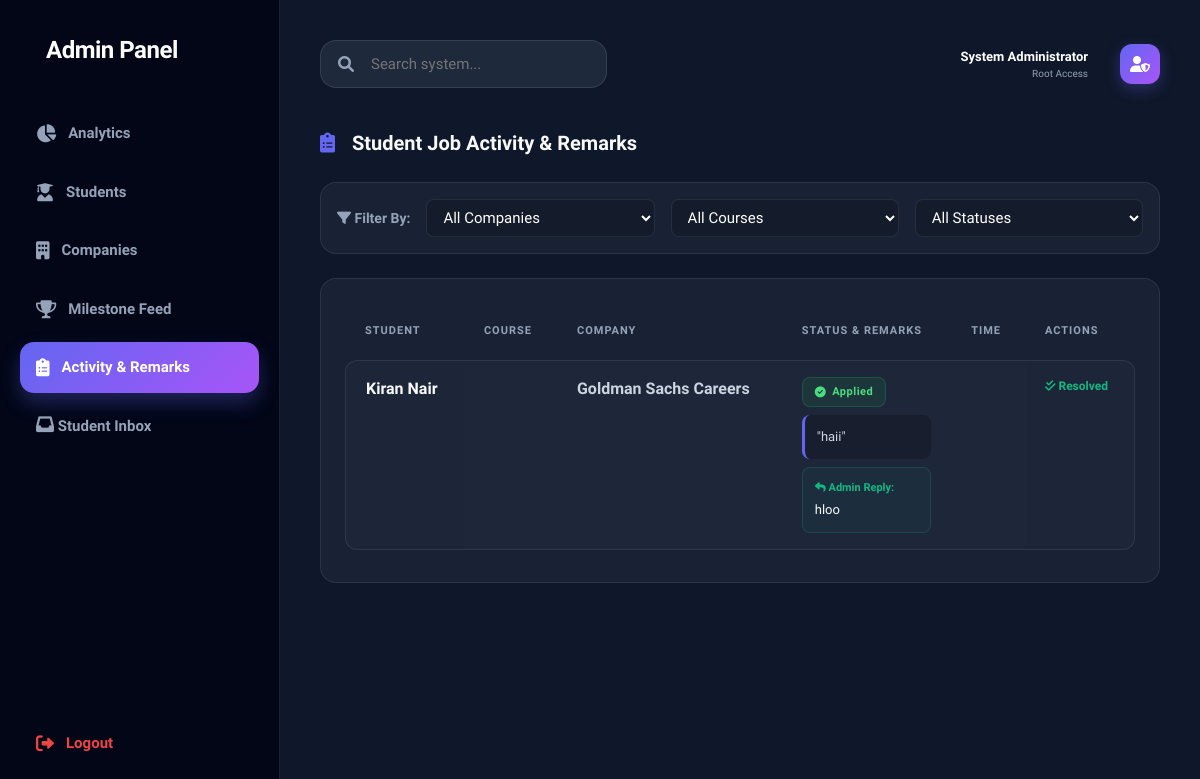
The app's page /admin_job_activity (signed in) with its own data.
### tables this page shows
CREATE TABLE job_remarks (
            id INTEGER PRIMARY KEY AUTOINCREMENT,
            student_id INTEGER NOT NULL,
            company_id INTEGER NOT NULL,
            status TEXT NOT NULL,
            message TEXT,
            is_resolved INTEGER DEFAULT 0,
            timestamp TIMESTAMP DEFAULT CURRENT_TIMESTAMP, admin_reply TEXT,
            FOREIGN KEY (student_id) REFERENCES students(id),
            FOREIGN KEY (company_id) REFERENCES companies(id)
        );

CREATE TABLE students (
            id INTEGER PRIMARY KEY AUTOINCREMENT,
            name TEXT NOT NULL,
            roll_number TEXT UNIQUE NOT NULL,
            password TEXT NOT NULL,
            course TEXT NOT NULL,
            section TEXT NOT NULL
        , photo TEXT, phone TEXT, email TEXT, cgpa REAL, current_sem_percentage REAL, current_sem TEXT, sslc_percentage REAL, puc_percentage REAL);

CREATE TABLE companies (
            id INTEGER PRIMARY KEY AUTOINCREMENT,
            name TEXT NOT NULL,
            url TEXT NOT NULL,
            about TEXT NOT NULL
        , end_date TEXT, reminder_sent INTEGER DEFAULT 0);

### app.py (the view)
@app.route('/admin_job_activity')
def admin_job_activity():
    if 'admin' not in session:
        return redirect(url_for('login'))
    conn = get_db()
    conn.row_factory = sqlite3.Row
    cur = conn.cursor()
    cur.execute("PRAGMA table_info(job_remarks)")
    columns = [col['name'] for col in cur.fetchall()]
    if 'is_resolved' not in columns:
        cur.execute("ALTER TABLE job_remarks ADD COLUMN is_resolved INTEGER DEFAULT 0")
        conn.commit()
    cur.execute("""
        SELECT jr.*, s.name as student_name, c.name as company_name
        FROM job_remarks jr
        JOIN students s ON jr.student_id = s.id
        JOIN companies c ON jr.company_id = c.id
        ORDER BY jr.id DESC
    """)
    remarks = cur.fetchall()
    cur.execute("SELECT name FROM companies")
    companies = [r['name'] for r in cur.fetchall()]
    cur.execute("SELECT DISTINCT course FROM students")
    courses = [r['course'] for r in cur.fetchall() if r['course']]
    conn.close()
    return render_template('admin_job_activity.html', remarks=remarks, companies=companies, courses=courses)

### app.py (called while the page is built)
@app.context_processor
def inject_unread_counts():
    counts = {'admin_unread': 0, 'student_unread': 0}
    try:
        conn = get_db()
        cur = conn.cursor()
        if 'admin' in session:
            cur.execute("SELECT COUNT(*) FROM messages WHERE sender = 'student' AND is_read = 0")
            counts['admin_unread'] = cur.fetchone()[0]
        if 'student_id' in session:
            student_id = session['student_id']
            cur.execute("SELECT COUNT(*) FROM messages WHERE student_id = ? AND sender = 'admin' AND is_read = 0", (student_id,))
            counts['student_unread'] = cur.fetchone()[0]
        conn.close()
    except Exception:
        pass
    return counts

def get_db():
    base_dir = os.path.dirname(os.path.abspath(__file__))
    db_path = os.path.join(base_dir, "database.db")
    conn = sqlite3.connect(db_path)
    conn.row_factory = sqlite3.Row
    return conn

### templates/admin_job_activity.html (shortened to what this page needs)
{% extends 'admin_layout.html' %}
{% set active_page = 'activity' %}
{% block content %}
            <div style="font-size: 20px; font-weight: 700; margin-bottom: 24px;"><i class="fas fa-clipboard-list" style="color: var(--primary-color); margin-right: 12px;"></i> Student Job Activity & Remarks</div>
            <div class="filter-bar">
                <div style="font-size: 14px; font-weight: 600; color: var(--text-muted);"><i class="fas fa-filter"></i> Filter By:</div>
                <select id="filterCompany" class="filter-select" onchange="filterTable()">
                    <option value="">All Companies</option>
                </select>
                <select id="filterCourse" class="filter-select" onchange="filterTable()">
                    <option value="">All Courses</option>
                </select>
                <select id="filterStatus" class="filter-select" onchange="filterTable()">
                    <option value="">All Statuses</option>
                </select>
            </div>
            <div class="chart-container" style="background: var(--glass-bg); padding: 24px; border-radius: 16px; border: 1px solid var(--glass-border);">
                <table class="table-premium" id="activityTable">
                    <thead>
                        <tr>
                            <th>Student</th>
                            <th>Course</th>
                            <th>Company</th>
                            <th>Status & Remarks</th>
                            <th>Time</th>
                            <th>Actions</th>
                        </tr>
                    </thead>
                    <tbody>
                        {% for r in remarks %}
                        <tr data-company="{{ r.company_name }}" data-course="{{ r.course }}" data-status="{{ r.status }}">
                            <td>
                                <div style="font-weight: 600;">{{ r.student_name }}</div>
                            </td>
                            <td>{{ r.course }}</td>
                            <td><strong style="color: #cbd5e1;">{{ r.company_name }}</strong></td>
                            <td style="max-width: 300px;">
                                {% if r.status == 'Opened' %}
                                    <span class="badge-status badge-opened"><i class="fas fa-external-link-alt"></i> Opened Link</span>
                                {% elif r.status == 'Applied' %}
                                    <span class="badge-status badge-applied"><i class="fas fa-check-circle"></i> Applied</span>
                                {% elif r.status == 'Issue' %}
                                    <span class="badge-status badge-issue"><i class="fas fa-exclamation-triangle"></i> Issue Reported</span>
                                {% endif %}
                                {% if r.message %}
                                    <div class="remark-card">
                                        "{{ r.message }}"
                                    </div>
                                {% endif %}
                                {% if r.admin_reply %}
                                    <div class="admin-reply-box">
                                        <div style="font-size: 11px; color: #10b981; font-weight: 700; margin-bottom: 4px;"><i class="fas fa-reply"></i> Admin Reply:</div>
                                        {{ r.admin_reply }}
                                    </div>
                                {% endif %}
                            </td>
                            <td style="color: var(--text-muted); font-size: 12px;">{{ r.time }}</td>
                            <td>
                                <div style="display: flex; flex-direction: column; gap: 8px;">
                                    {% if not r.is_resolved and (r.status == 'Issue' or r.message) %}
                                        <form action="/resolve_remark/{{ r.id }}" method="POST" style="margin: 0;">
                                            <button type="submit" class="btn" style="padding: 6px 12px; font-size: 11px; background: rgba(34, 197, 94, 0.2); border: 1px solid rgba(34, 197, 94, 0.4); color: #4ade80; width: 100%;">Mark Resolved</button>
                                        </form>
                                        <button onclick="openReplyModal({{ r.id }}, '{{ r.student_name|escape }}')" class="btn" style="padding: 6px 12px; font-size: 11px; background: rgba(255,255,255,0.05); border: 1px solid var(--glass-border); width: 100%;">Reply</button>
                                    {% elif r.is_resolved %}
                                        <span style="color: var(--success-color); font-size: 12px; font-weight: 600;"><i class="fas fa-check-double"></i> Resolved</span>
                                    {% endif %}
                                </div>
                            </td>
                        </tr>
                        {% else %}
                        <tr>
                            <td colspan="6" style="text-align: center; color: var(--text-muted); padding: 40px;">No activity records found.</td>
                        </tr>
                        {% endfor %}
                    </tbody>
                </table>
            </div>
        </main>
    </div>
{% endblock %}

### static/style.css (style rules this page uses)
:root { --bg-dark: #0f172a; --bg-card: #1e293b; --bg-sidebar: #020617; --primary-color: #6366f1; --primary-hover: #4f46e5; --accent-color: #a855f7; --success-color: #10b981; --danger-color: #ef4444; --warning-color: #f59e0b; --text-main: #f8fafc; --text-muted: #94a3b8; --border-color: rgba(255, 255, 255, 0.1); --glass-bg: rgba(30, 41, 59, 0.7); --glass-border: rgba(255, 255, 255, 0.08); --shadow-sm: 0 2px 4px rgba(0,0,0,0.1); --shadow-md: 0 4px 12px rgba(0,0,0,0.2); --shadow-lg: 0 20px 40px rgba(0,0,0,0.3); --accent-gradient: linear-gradient(135deg, #6366f1 0%, #a855f7 100%); --surface-gradient: linear-gradient(180deg, rgba(255,255,255,0.03) 0%, rgba(255,255,255,0) 100%); }
* { box-sizing: border-box; margin: 0; padding: 0; }
body { font-family: 'Plus Jakarta Sans', sans-serif; background: var(--bg-dark); color: var(--text-main); min-height: 100vh; overflow-x: hidden; line-height: 1.5; }
input, select, textarea { background: rgba(0, 0, 0, 0.2); border: 1px solid var(--border-color); color: white; padding: 14px 18px; border-radius: 14px; font-family: inherit; font-size: 15px; transition: all 0.3s; width: 100%; }

### templates/admin_job_activity.html (style rules this page uses)
.filter-bar { display: flex; gap: 16px; margin-bottom: 24px; background: var(--glass-bg); padding: 16px; border-radius: 16px; border: 1px solid var(--glass-border); align-items: center; }
.filter-select { background: rgba(0,0,0,0.2); border: 1px solid var(--glass-border); color: white; padding: 8px 12px; border-radius: 8px; outline: none; flex: 1; }
.table-premium { width: 100%; border-collapse: separate; border-spacing: 0 8px; }
.table-premium th { text-align: left; padding: 12px 20px; color: var(--text-muted); font-size: 11px; text-transform: uppercase; letter-spacing: 1px; }
.table-premium tr td { background: rgba(255, 255, 255, 0.02); padding: 16px 20px; border-top: 1px solid var(--glass-border); border-bottom: 1px solid var(--glass-border); vertical-align: top; }
.table-premium tr td:first-child { border-left: 1px solid var(--glass-border); border-top-left-radius: 12px; border-bottom-left-radius: 12px; }
.table-premium tr td:last-child { border-right: 1px solid var(--glass-border); border-top-right-radius: 12px; border-bottom-right-radius: 12px; }
.badge-status { padding: 6px 12px; border-radius: 8px; font-size: 11px; font-weight: 700; letter-spacing: 0.5px; display: inline-flex; align-items: center; gap: 6px; }
.badge-applied { background: rgba(34, 197, 94, 0.1); color: #4ade80; border: 1px solid rgba(34, 197, 94, 0.2); }
.remark-card { background: rgba(0,0,0,0.2); border-radius: 8px; padding: 12px; margin-top: 8px; font-size: 13px; color: #cbd5e1; border-left: 3px solid var(--primary-color); }
.admin-reply-box { margin-top: 8px; background: rgba(16, 185, 129, 0.05); border: 1px solid rgba(16, 185, 129, 0.2); padding: 12px; border-radius: 8px; font-size: 13px; }

### records on screen
job_remarks: student_name "Kiran Nair", company_name "Goldman Sachs Careers", status "Applied" (drawn), message "haii", admin_reply "hloo", is_resolved 1 (drawn)
